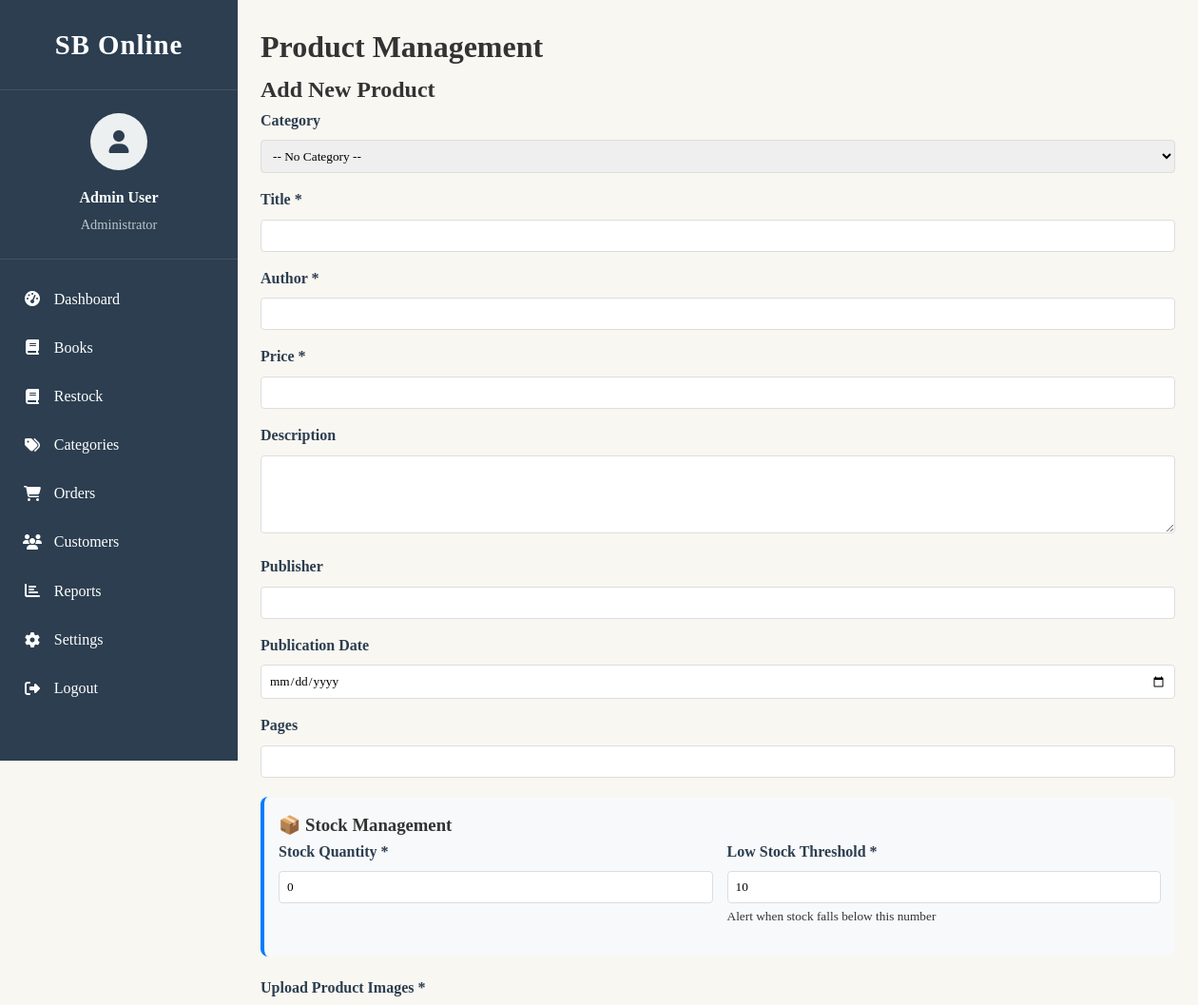
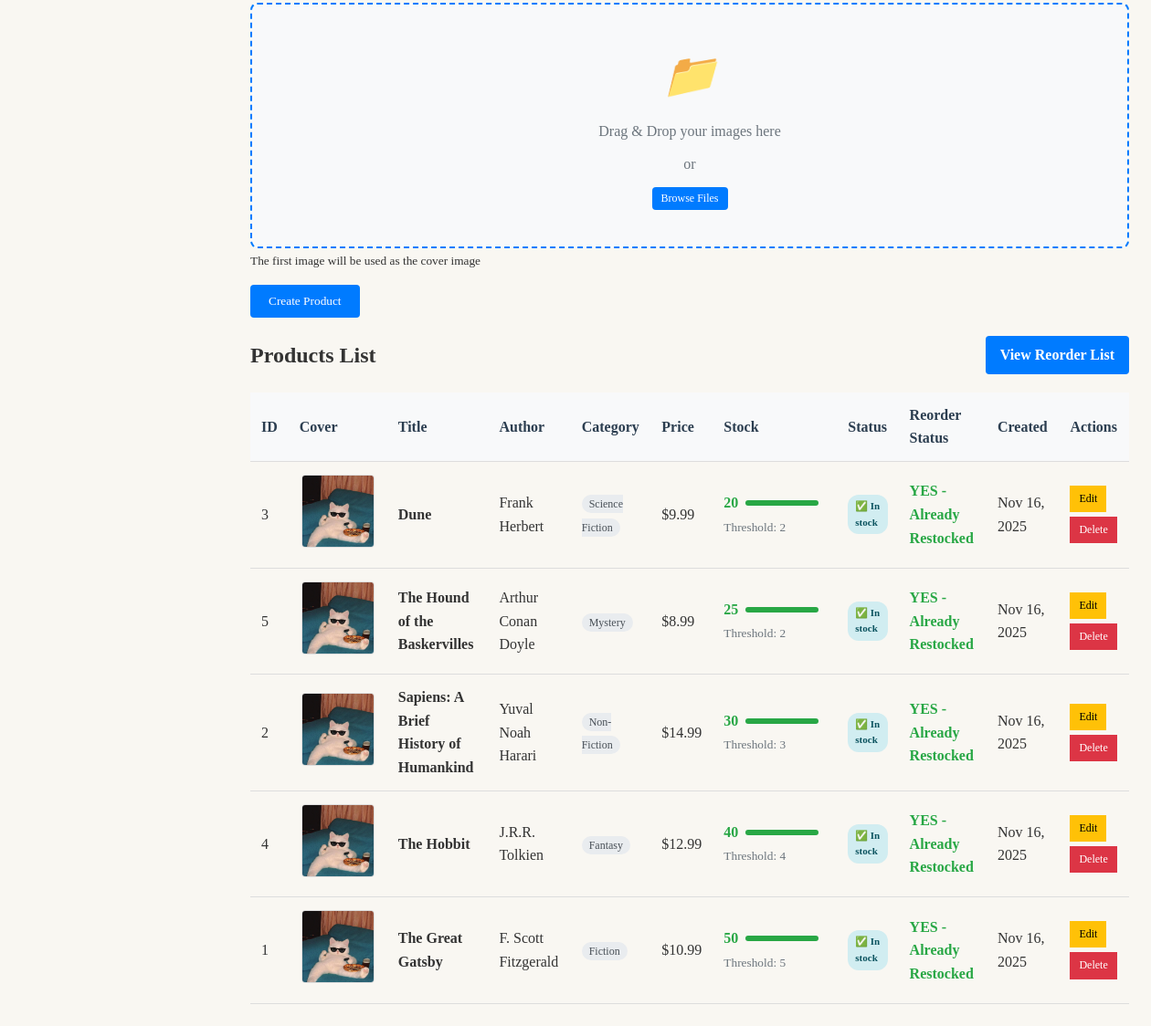
Page /page/product_panel.php on the committed database (2 pictures, top to bottom).
### tables this page shows
CREATE TABLE products (
    id INT PRIMARY KEY AUTO_INCREMENT,
    category_id INT NULL,
    title VARCHAR(255) NOT NULL,
    author VARCHAR(255) NOT NULL,
    price DECIMAL(10,2) NOT NULL,
    description TEXT,
    publisher VARCHAR(255),
    publication_date DATE,
    pages INT,
    cover_image VARCHAR(255),
    images JSON,
    stock_quantity INT DEFAULT 0,
    low_stock_threshold INT DEFAULT 10,
    stock_status ENUM('in_stock', 'low_stock', 'out_of_stock') DEFAULT 'in_stock',
    needs_reorder ENUM('yes', 'no') DEFAULT 'no',
    last_restocked DATE,
    created_at TIMESTAMP DEFAULT CURRENT_TIMESTAMP,
    updated_at TIMESTAMP DEFAULT CURRENT_TIMESTAMP ON UPDATE CURRENT_TIMESTAMP,
    
    FOREIGN KEY (category_id) REFERENCES categories(id) ON DELETE SET NULL
);

CREATE TABLE categories (
    id INT AUTO_INCREMENT PRIMARY KEY,
    name VARCHAR(255) NOT NULL UNIQUE,
    description TEXT,
    sort_order INT DEFAULT 0,
    created_at TIMESTAMP DEFAULT CURRENT_TIMESTAMP,
    updated_at TIMESTAMP DEFAULT CURRENT_TIMESTAMP ON UPDATE CURRENT_TIMESTAMP
);

### page/product_panel.php (the view, shortened to what this page needs)
<?php
include 'admin_sidebar.php';
$host = 'localhost';
$dbname = 'sbonline';
$username = 'root';
$password = '';
$product = [
    'id' => '',
    'category_id' => '',
    'title' => '',
    'author' => '',
    'price' => '',
    'description' => '',
    'publisher' => '',
    'publication_date' => '',
    'pages' => '',
    'cover_image' => '',
    'images' => '[]',
    'stock_quantity' => '0',
    'low_stock_threshold' => '10',
    'stock_status' => 'in_stock',
    'needs_reorder' => 'no',
    'last_restocked' => ''
];
try {
    $pdo = new PDO("mysql:host=$host;dbname=$dbname;charset=utf8", $username, $password);
    $pdo->setAttribute(PDO::ATTR_ERRMODE, PDO::ERRMODE_EXCEPTION);
    $sql = "SELECT p.*, c.name as category_name
            FROM products p
            LEFT JOIN categories c ON p.category_id = c.id
            ORDER BY p.needs_reorder DESC, p.stock_quantity ASC, p.created_at DESC";
    $stmt = $pdo->prepare($sql);
    $stmt->execute();
    $products = $stmt->fetchAll(PDO::FETCH_ASSOC);
} catch (PDOException $e) {
    $error = "Database error: " . $e->getMessage();
}
?>
<!DOCTYPE html>
<html lang="en">
<head>
</head>
<body>
    <div class="main-content container">
        <h1>Product Management</h1>
        <div class="form-section">
            <h2><?php echo empty($product['id']) ? 'Add New Product' : 'Edit Product'; ?></h2>
            <form method="POST" action="product_panel.php" enctype="multipart/form-data" id="product-form">
                <div class="form-group">
                    <label for="category_id">Category</label>
                    <select id="category_id" name="category_id">
                        <option value="">-- No Category --</option>
                    </select>
                </div>
                <div class="form-group">
                    <label for="title">Title *</label>
                    <input type="text" id="title" name="title" required
                           value="<?php echo htmlspecialchars($product['title']); ?>">
                </div>
                <div class="form-group">
                    <label for="author">Author *</label>
                    <input type="text" id="author" name="author" required
                           value="<?php echo htmlspecialchars($product['author']); ?>">
                </div>
                <div class="form-group">
                    <label for="price">Price *</label>
                    <input type="number" id="price" name="price" step="0.01" min="0" required
                           value="<?php echo htmlspecialchars($product['price']); ?>">
                </div>
                <div class="form-group">
                    <label for="description">Description</label>
                    <textarea id="description" name="description" rows="4"><?php echo htmlspecialchars($product['description']); ?></textarea>
                </div>
                <div class="form-group">
                    <label for="publisher">Publisher</label>
                    <input type="text" id="publisher" name="publisher"
                           value="<?php echo htmlspecialchars($product['publisher']); ?>">
                </div>
                <div class="form-group">
                    <label for="publication_date">Publication Date</label>
                    <input type="date" id="publication_date" name="publication_date"
                           value="<?php echo htmlspecialchars($product['publication_date']); ?>">
                </div>
                <div class="form-group">
                    <label for="pages">Pages</label>
                    <input type="number" id="pages" name="pages" min="1"
                           value="<?php echo htmlspecialchars($product['pages']); ?>">
                </div>
                <div class="stock-management-section">
                    <h3>📦 Stock Management</h3>
                    <div class="stock-fields">
                        <div class="form-group">
                            <label for="stock_quantity">Stock Quantity *</label>
                            <input type="number" id="stock_quantity" name="stock_quantity" min="0" required
                                   value="<?php echo htmlspecialchars($product['stock_quantity']); ?>">
                        </div>
                        <div class="form-group">
                            <label for="low_stock_threshold">Low Stock Threshold *</label>
                            <input type="number" id="low_stock_threshold" name="low_stock_threshold" min="1" required
                                   value="<?php echo htmlspecialchars($product['low_stock_threshold']); ?>">
                            <small>Alert when stock falls below this number</small>
                        </div>
                    </div>
                </div>
                <div class="form-group">
                    <label for="product_images">
                        <?php echo empty($product['id']) ? 'Upload Product Images *' : 'Add More Images'; ?>
                    </label>
                    <div id="drop-zone" class="drop-zone">
                        <div class="drop-zone-content">
                            <i class="upload-icon">📁</i>
                            <p>Drag & Drop your images here</p>
                            <span class="drop-zone-text">or</span>
                            <button type="button" class="btn-primary btn-sm" id="browse-btn">Browse Files</button>
                        </div>
                    </div>
                    <small>The first image will be used as the cover image</small>
                </div>
                <button type="submit" class="btn-primary">
                    <?php echo empty($product['id']) ? 'Create Product' : 'Update Product'; ?>
                </button>
            </form>
        </div>
        <div class="list-section">
            <div style="display: flex; justify-content: space-between; align-items: center; margin: 20px 0;">
                <h2>Products List</h2>
                <div>
                    <a href="product_reorder.php" class="btn btn-primary">View Reorder List</a>
                </div>
            </div>
            <?php if (empty($products)): ?>
                <p>No products found.</p>
            <?php else: ?>
                <table class="table">
                    <thead>
                        <tr>
                            <th>ID</th>
                            <th>Cover</th>
                            <th>Title</th>
                            <th>Author</th>
                            <th>Category</th>
                            <th>Price</th>
                            <th>Stock</th>
                            <th>Status</th>
                            <th>Reorder Status</th>
                            <th>Created</th>
                            <th>Actions</th>
                        </tr>
                    </thead>
                    <tbody>
                        <?php foreach ($products as $p): ?>
                            <tr style="<?php echo $p['needs_reorder'] == 'yes' ? 'background: #fff3cd;' : ''; ?>">
                                <td><?php echo htmlspecialchars($p['id']); ?></td>
                                <td>
                                    <?php if (!empty($p['cover_image'])): ?>
                                        <img src="uploads/products/<?php echo htmlspecialchars($p['cover_image']); ?>"
                                             alt="Cover" class="image-thumbnail"
                                             onerror="this.src='https://via.placeholder.com/80?text=No+Image'">
                                    <?php else: ?>
                                        <span style="color: #6c757d;">No Image</span>
                                    <?php endif; ?>
                                </td>
                                <td>
                                    <strong><?php echo htmlspecialchars($p['title']); ?></strong>
                                </td>
                                <td><?php echo htmlspecialchars($p['author']); ?></td>
                                <td>
                                    <?php if ($p['category_name']): ?>
                                        <span class="category-badge"><?php echo htmlspecialchars($p['category_name']); ?></span>
                                    <?php else: ?>
                                        <span style="color: #6c757d;">No Category</span>
                                    <?php endif; ?>
                                </td>
                                <td>$<?php echo number_format($p['price'], 2); ?></td>
                                <td>
                                    <div style="display: flex; align-items: center; gap: 8px;">
                                        <strong style="color: <?php echo $p['stock_quantity'] == 0 ? '#dc3545' : ($p['stock_quantity'] <= $p['low_stock_threshold'] ? '#ffc107' : '#28a745'); ?>">
                                            <?php echo $p['stock_quantity']; ?>
                                        </strong>
                                        <?php if ($p['stock_quantity'] > 0): ?>
                                            <?php
                                            $progress = min(100, ($p['stock_quantity'] / max($p['low_stock_threshold'], 1)) * 100);
                                            $progressClass = str_replace('_', '-', $p['stock_status']);
                                            ?>
                                            <div class="stock-progress">
                                                <div class="stock-progress-bar <?php echo $progressClass; ?>"
                                                     style="width: <?php echo $progress; ?>%"></div>
                                            </div>
                                        <?php endif; ?>
                                    </div>
                                    <small style="color: #6c757d;">Threshold: <?php echo $p['low_stock_threshold']; ?></small>
                                </td>
                                <td>
                                    <?php
                                    $status_class = '';
                                    $status_icon = '';
                                    switch($p['stock_status']) {
                                        default:
                                            $status_class = 'status-in';
                                            $status_icon = '✅';
                                    }
                                    ?>
                                    <span class="stock-indicator <?php echo $status_class; ?>">
                                        <?php echo $status_icon; ?> <?php echo ucfirst(str_replace('_', ' ', $p['stock_status'])); ?>
                                    </span>
                                </td>
                                <td>
                                    <?php if ($p['needs_reorder'] == 'yes'): ?>
                                        <span class="reorder-status-no">NO - Need Restock</span>
                                    <?php else: ?>
                                        <span class="reorder-status-yes">YES - Already Restocked</span>
                                    <?php endif; ?>
                                </td>
                                <td><?php echo date('M j, Y', strtotime($p['created_at'])); ?></td>
                                <td class="actions">
                                    <div style="display: flex; gap: 5px; flex-wrap: wrap;">
                                        <a href="product_panel.php?action=edit&id=<?php echo $p['id']; ?>"
                                           class="btn-warning btn-sm">Edit</a>
                                        <a href="product_panel.php?action=delete&id=<?php echo $p['id']; ?>"
                                           class="btn-danger btn-sm"
                                           onclick="return confirm('Are you sure you want to delete this product?')">Delete</a>
                                    </div>
                                </td>
                            </tr>
                        <?php endforeach; ?>
                    </tbody>
                </table>
            <?php endif; ?>
        </div>
    </div>
</body>
</html>

### css/admin.css (style rules this page uses)
* { margin: 0; padding: 0; box-sizing: border-box; font-family: "Georgia", serif; }
body { background-color: #f9f7f2; color: #333; line-height: 1.6; display: flex; min-height: 100vh; }
a { text-decoration: none; color: inherit; }
.main-content { flex: 1; margin-left: 250px; padding: 1.5rem; }
.btn { padding: 0.5rem 1rem; border: none; border-radius: 4px; cursor: pointer; font-weight: bold; display: flex; align-items: center; gap: 0.5rem; }
.btn-primary { background-color: #e74c3c; color: white; }
table { width: 100%; border-collapse: collapse; }
th, td { padding: 0.8rem; text-align: left; border-bottom: 1px solid #ecf0f1; }
th { background-color: #f8f9fa; font-weight: bold; color: #2c3e50; }
.form-group { margin-bottom: 1.5rem; }
.form-group label { display: block; margin-bottom: 0.5rem; font-weight: bold; color: #2c3e50; }

### page/product_panel.php (style rules this page uses)
.form-group { margin-bottom: 15px; }
label { display: block; margin-bottom: 5px; font-weight: bold; }
input, textarea, select { width: 100%; padding: 8px; border: 1px solid #ddd; border-radius: 4px; }
button { padding: 10px 20px; border: none; border-radius: 4px; cursor: pointer; }
.btn-primary { background: #007bff; color: white; }
.btn-danger { background: #dc3545; color: white; }
.btn-warning { background: #ffc107; color: black; }
.btn-sm { padding: 5px 10px; font-size: 12px; }
.table { width: 100%; border-collapse: collapse; margin-top: 20px; }
.table th, .table td { padding: 12px; text-align: left; border-bottom: 1px solid #ddd; }
.table th { background: #f8f9fa; }
.actions { white-space: nowrap; }
.category-badge { background: #e9ecef; padding: 3px 8px; border-radius: 12px; font-size: 12px; color: #495057; }
.image-thumbnail { max-width: 80px; max-height: 80px; margin: 2px; border: 1px solid #ddd; border-radius: 4px; }
.stock-indicator { display: inline-block; padding: 4px 8px; border-radius: 12px; font-size: 11px; font-weight: bold; }
.status-in { background: #d1edf1; color: #0c5460; }
.stock-progress { width: 80px; height: 6px; background: #e9ecef; border-radius: 3px; overflow: hidden; display: inline-block; margin-right: 8px; vertical-align: middle; }
.stock-progress-bar { height: 100%; transition: width 0.3s ease; }
.stock-progress-bar.in-stock { background: #28a745; }
.drop-zone { border: 2px dashed #007bff; border-radius: 8px; padding: 40px 20px; text-align: center; background: #f8f9fa; transition: all 0.3s ease; cursor: pointer; }
.drop-zone-content { color: #6c757d; }
.upload-icon { font-size: 48px; margin-bottom: 10px; display: block; }
.drop-zone-text { display: block; margin: 10px 0; color: #6c757d; }
.stock-management-section { background: #f8f9fa; padding: 15px; border-radius: 8px; border-left: 4px solid #007bff; margin: 20px 0; }
.stock-fields { display: grid; grid-template-columns: repeat(auto-fit, minmax(200px, 1fr)); gap: 15px; }
.reorder-status-yes { color: #28a745; font-weight: bold; }

### rows in the picture
products: id "3", cover_image (picture), title "Dune", author "Frank Herbert", category.name "Science Fiction", price "9.99", stock_quantity "20", low_stock_threshold "2", stock_status "✅", stock_status "In stock", needs_reorder "YES - Already Restocked", created_at "Nov 16, 2025"
products: id "5", cover_image (picture), title "The Hound of the Baskervilles", author "Arthur Conan Doyle", category.name "Mystery", price "8.99", stock_quantity "25", low_stock_threshold "2", stock_status "✅", stock_status "In stock", needs_reorder "YES - Already Restocked", created_at "Nov 16, 2025"
products: id "2", cover_image (picture), title "Sapiens: A Brief History of Humankind", author "Yuval Noah Harari", category.name "Non-Fiction", price "14.99", stock_quantity "30", low_stock_threshold "3", stock_status "✅", stock_status "In stock", needs_reorder "YES - Already Restocked", created_at "Nov 16, 2025"
products: id "4", cover_image (picture), title "The Hobbit", author "J.R.R. Tolkien", category.name "Fantasy", price "12.99", stock_quantity "40", low_stock_threshold "4", stock_status "✅", stock_status "In stock", needs_reorder "YES - Already Restocked", created_at "Nov 16, 2025"
products: id "1", cover_image (picture), title "The Great Gatsby", author "F. Scott Fitzgerald", category.name "Fiction", price "10.99", stock_quantity "50", low_stock_threshold "5", stock_status "✅", stock_status "In stock", needs_reorder "YES - Already Restocked", created_at "Nov 16, 2025"

### other values in the picture
$_SESSION['username'] "Admin User"
